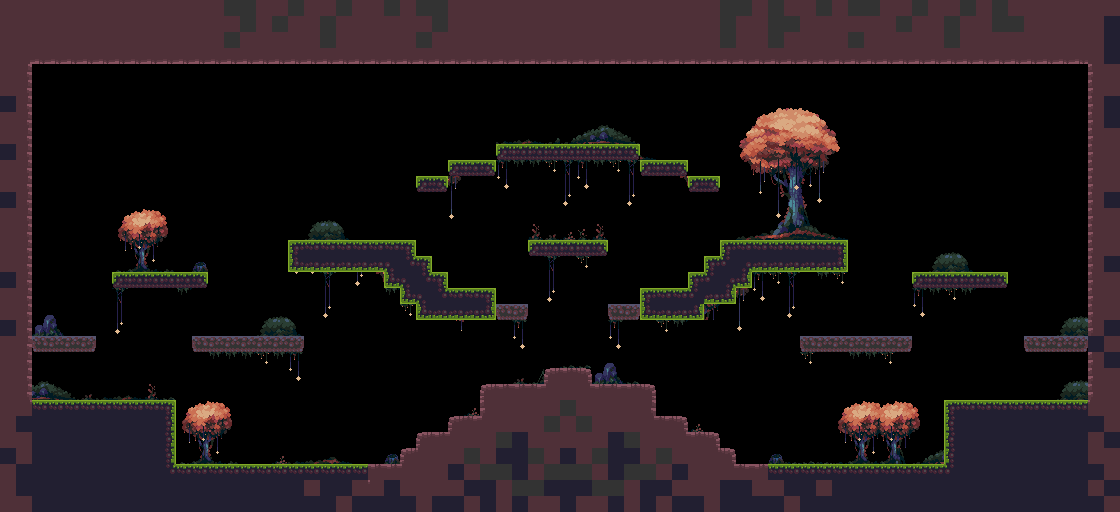

A 2D game scene composited from a Tiled map and its tileset images. What follows is a short description and the map's XML, with each tile layer's data collapsed to a summary:
An orthogonal 70x32 tile map with 16x16 px tiles, 2 tile layers (BG, Bound), 2 tilesets.

<map version="1.5" tiledversion="1.7.1" orientation="orthogonal" renderorder="right-down" width="70" height="32" tilewidth="16" tileheight="16" infinite="0" nextlayerid="5" nextobjectid="1">
 <editorsettings>
  <export target="../data/Map1.csv" format="csv" />
 </editorsettings>
 <tileset firstgid="1" source="base.tsx" />
 <tileset firstgid="73" source="../data/Stringstar field.tsx" />
 <layer id="3" name="BG" width="70" height="32">
  <data>[2240 cells, 324 non-empty, 116 distinct tile ids]</data>
 </layer>
 <layer id="1" name="Bound" width="70" height="32">
  <data>[2240 cells, 867 non-empty, 32 distinct tile ids]</data>
 </layer>
</map>
